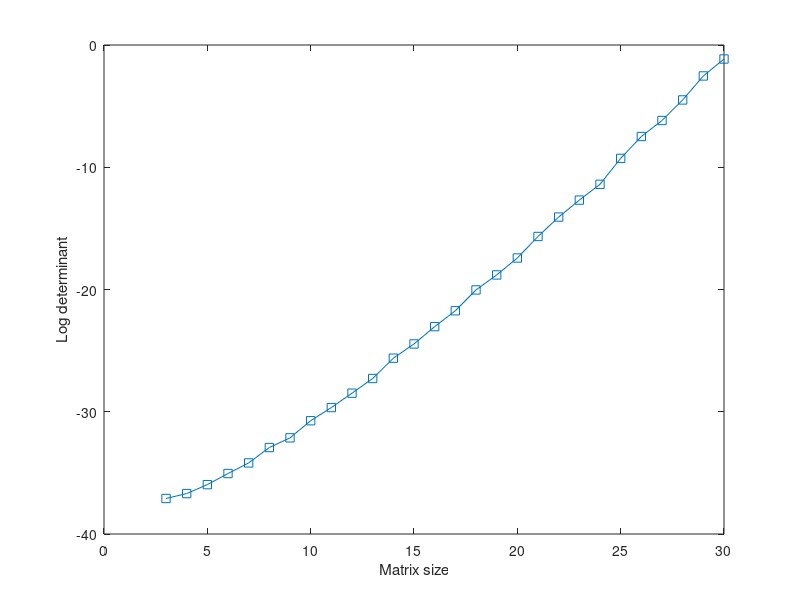

Source code (MATLAB):
%%
%       BOOK: Linear Algebra: Theory, Intuition, Code
%     AUTHOR: Mike X Cohen
%    WEBSITE: sincxpress.com
%
%    CHAPTER: Determinant (chapter 11)
% 
%%

%% Section 11.6, code block 11.2

A = randn(3,3);
det(A)


%% Section 11.6, code block 11.4

% random matrix and vector
A = randi([0 10],4);
b = randi([-10 -1],1);

% show equivalence
[ det(b*A) b^4*det(A) ]


%% Section 11.6, code block 11.6

% matrix sizes
ns = 3:30;

% iterations
iters = 100;

% initialize results matrix
dets = zeros(length(ns),iters);

% loop over matrix sizes
for ni=1:length(ns)
    for i=1:iters
        
        % step 1
        A = randn(ns(ni));
        
        % step 2
        A(:,1) = A(:,2);
        
        % step 3
        dets(ni,i) = abs(det(A)); 
    end
end

% show in a plot
figure(1), clf
plot(ns,log(mean(dets,2)),'s-')
xlabel('Matrix size')
ylabel('Log determinant')

%% done.
